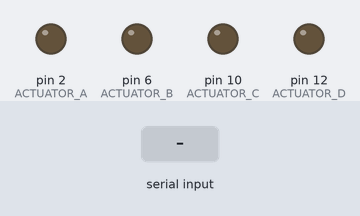
Recording of a sketch running on a simulated Arduino Uno, built with avr-gcc and run on an emulated ATmega328P. Shown: output pins drawn as LEDs (lit = HIGH). The test bench sets the inputs (shaded band). What the sketch prints to the serial monitor is not drawn.

Above: at 1.2 s.
1.3 s: "A" received over Serial
At 2.2 s:
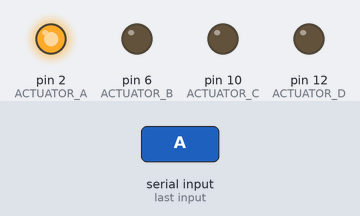
2.8 s: "B" received over Serial
At 3.3 s:
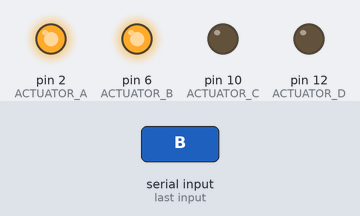
4.3 s: "C" received over Serial
At 5.5 s:
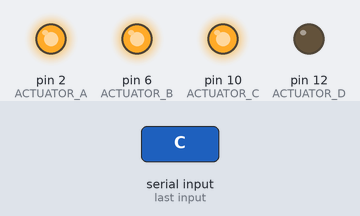
5.8 s: "D" received over Serial
At 6.8 s:
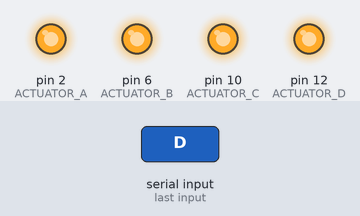
7.3 s: "a" received over Serial
At 8.0 s:
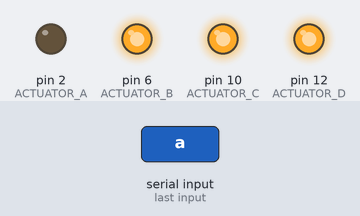
8.8 s: "b" received over Serial
At 9.1 s:
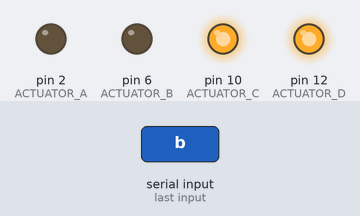
Timing chart, 0 to 11.3 s (numbered marks = the images above; inputs shaded):
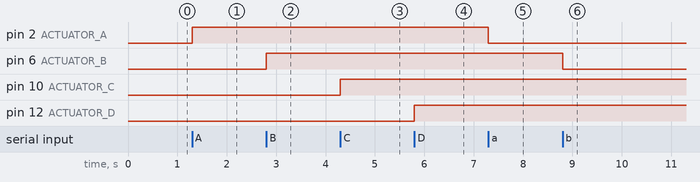

The sketch:

slacktronic_LED.ino
```cpp
/*
  It reads characters from the serial input and sends digital writes or low depending on its value.
  Capital leters means HIGH, downcase LOW.
  Currently, the actuators are hardcoded to for outputs
*/

char receivedChar;
boolean newData = false;
const int ACTUATOR_A = 2;
const int ACTUATOR_B = 6;
const int ACTUATOR_C = 10;
const int ACTUATOR_D = 12;
int actuator;
int actuatorSignal;


void setup() {
 Serial.begin(57600);
 Serial.println("<Arduino is ready>");
 pinMode(ACTUATOR_A, OUTPUT);
 pinMode(ACTUATOR_B, OUTPUT);
 pinMode(ACTUATOR_C, OUTPUT);
 pinMode(ACTUATOR_D, OUTPUT);
}

void loop() {
 recvOneChar();
 showNewData();
}

void recvOneChar() {
 if (Serial.available() > 0) {
 receivedChar = Serial.read();
 newData = true;
 }
}

void showNewData() {
 if (newData == true) {
   actuator = 0;
   newData = false;

   switch(receivedChar) {
   case 'A':
      actuator = ACTUATOR_A;
      actuatorSignal = HIGH;
      break;
   case 'B':
     actuator = ACTUATOR_B;
     actuatorSignal = HIGH;
     break;
   case 'C':
     actuator = ACTUATOR_C;
     actuatorSignal = HIGH;
     break;
   case 'D':
     actuator = ACTUATOR_D;
     actuatorSignal = HIGH;
     break;
   case 'a':
      actuator = ACTUATOR_A;
      actuatorSignal = LOW;
      break;
   case 'b':
     actuator = ACTUATOR_B;
     actuatorSignal = LOW;
     break;
   case 'c':
     actuator = ACTUATOR_C;
     actuatorSignal = LOW;
     break;
   case 'd':
     actuator = ACTUATOR_D;
     actuatorSignal = LOW;
     break;
   }
   digitalWrite(actuator, actuatorSignal);
   delay(1);
 }
}
```

Measured:
- after the input at 1.3 s, pin 2 (ACTUATOR_A): LOW → HIGH at once
- after the input at 2.8 s, pin 6 (ACTUATOR_B): LOW → HIGH at once
- after the input at 4.3 s, pin 10 (ACTUATOR_C): LOW → HIGH at once
- after the input at 5.8 s, pin 12 (ACTUATOR_D): LOW → HIGH at once
- after the input at 7.3 s, pin 2 (ACTUATOR_A): HIGH → LOW at once
- after the input at 8.8 s, pin 6 (ACTUATOR_B): HIGH → LOW at once
